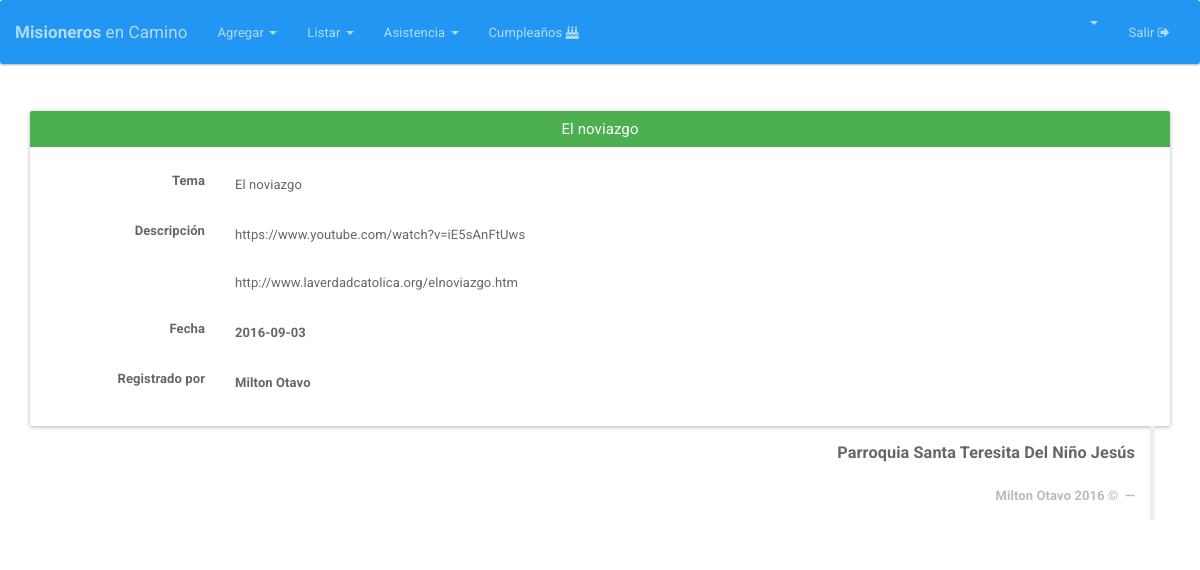
The app's page /Temas/ver/9 (signed in) with its own data.
### tables this page shows
CREATE TABLE IF NOT EXISTS `tema` (
  `ID_TEMA` int(11) NOT NULL AUTO_INCREMENT,
  `TEMA` varchar(50) NOT NULL,
  `DESCRIPCION` text NOT NULL,
  `FECHA` date DEFAULT NULL,
  `USUARIOLOG` bigint(11) NOT NULL,
  `FECHALOG` timestamp NOT NULL DEFAULT CURRENT_TIMESTAMP ON UPDATE CURRENT_TIMESTAMP,
  PRIMARY KEY (`ID_TEMA`),
  KEY `USUARIOLOG` (`USUARIOLOG`)
);

CREATE TABLE IF NOT EXISTS `usuarios` (
  `ID` bigint(255) NOT NULL AUTO_INCREMENT,
  `DOC` int(20) NOT NULL,
  `USER` varchar(30) NOT NULL,
  `PASS` varchar(300) NOT NULL,
  `EMAIL` varchar(40) NOT NULL,
  `ROL` int(1) NOT NULL DEFAULT '0',
  `NOMBRES` varchar(50) NOT NULL,
  `P_APELLIDO` varchar(20) NOT NULL,
  `S_APELLIDO` varchar(20) NOT NULL,
  `GENERO` varchar(1) DEFAULT NULL,
  `FECHA_REGISTRO` date DEFAULT NULL,
  `IMAGEN` text,
  `KEYPASS` varchar(60) DEFAULT NULL,
  `NEWPASS` varchar(60) DEFAULT NULL,
  `ULTIMA_CONEXION` int(32) NOT NULL DEFAULT '0',
  PRIMARY KEY (`ID`)
);

### index.php (called while the page is built, shortened)
<?php
if (isset($_SESSION['app_id'])) {
	require_once "Core/Models/Conexion.php";
}
Core\Config\Enrutador::run(new Core\Config\Request());
?>

### Core/Models/Conexion.php (called while the page is built, shortened)
<?php namespace Core\Models;
	class Conexion{
		private $datos= array (
				"host"=>DB_HOST,
				"user"=>DB_USER,
				"pass"=>DB_PASS,
				"db"=>DB_NAME
			);
		private $db;
		public function __construct()
		{
			$this->db = new \mysqli(
					$this->datos['host'],
					$this->datos['user'],
					$this->datos['pass'],
					$this->datos['db']
				);
			$this->db-> set_charset("utf8");
		}
		public function consultaRetorno($sql){
			$datos = $this->db->query($sql);
			return $datos;
		}
	}
 ?>

### Core/Config/Request.php (called while the page is built, shortened)
<?php namespace Core\Config;
class Request{
	private $metodo;
	private $argumento;
	public function __construct(){
		if(isset($_GET['url'])){
			$ruta = filter_input(INPUT_GET, 'url', FILTER_SANITIZE_URL);
			$ruta = explode("/", $ruta);
			$ruta = array_filter($ruta);
			if($ruta[0] == "index.php"){
				$this->controlador = "Login";
			}else{
				$this->controlador = strtolower(array_shift($ruta));
			}
			$this->metodo = strtolower(array_shift($ruta));
			$this->argumento = $ruta;
		}else{
			$this->controlador = "Login";
			$this->metodo = "index";
		}
	}
	public function getMetodo(){
		return $this->metodo;
	}
	public function getArgumento(){
		return $this->argumento;
	}
}
?>

### Core/Controllers/TemasController.php (called while the page is built, shortened)
<?php namespace Core\Controllers;
class TemasController{
	private $Tema;
	public function __construct(){
		$this->Tema = new Tema();
	}
	public function ver($id){
		$this->Tema->__set("idTema", $id);
		$datos=$this->Tema->view();
		return $datos;
	}
}
?>

### Core/Models/Tema.php (called while the page is built, shortened)
<?php namespace Core\Models;
	class Tema {
		private $idTema;
		private $db;
		public function __construct(){
			$this->db = new Conexion();
		}
		 public function view(){
			$sql="SELECT t.*, u.* FROM tema t  INNER JOIN usuarios u ON t.USUARIOLOG=u.ID  WHERE ID_TEMA='{$this->idTema}'";
			$datos = $this->db->consultaRetorno($sql);
			$row = mysqli_fetch_assoc($datos);
			return $row;
		}
	}
 ?>

### HTML/Temas/ver.php (the view, shortened to what this page needs)
  <html>
  <head>
  	<?php include(HTML_DIR.'/overall/header.php') ?>
  </head>
  <body>
  	<?php include(HTML_DIR.'/overall/nav.php') ?>
  	<div  class="container">
  		<br>
  		<div class="panel panel-success">
  			<div class="panel-heading">
  				<h3 class="panel-title" align="center"> <?php echo  $datos['TEMA'] ;    ?></h3>
  			</div>
  			<div class="panel-body">
  				<div class="row">
			<div class="col-md-12">
				<div class="form-horizontal" >
					<fieldset>
						<div class="form-group">
							<label for="inputNombres" class="col-lg-2 control-label"><b>Tema</b></label>
							<div class="ver col-lg-10">
								<?php echo $datos['TEMA']; ?>
							</div>
						</div>
						<div class="form-group">
							<label for="inputPrimerApellido" class="col-lg-2 control-label"><b>Descripción</b></label>
							<div class="ver col-lg-10">
								<?php echo str_replace("\n", "<br>", $datos['DESCRIPCION']) ; ?>
							</div>
						</div>
						<div class="form-group">
							<label for="inputSegundoApellido" class="col-lg-2 control-label"><b>Fecha<b></label>
							<div class="ver col-lg-10">
								<?php echo $datos['FECHA']; ?>
							</div>
						</div>
						<div class="form-group">
							<label for="inputDireccion" class="col-lg-2 control-label"><b>Registrado por</b></label>
							<div class="ver col-lg-10">
								<?php echo ucwords(strtolower($datos['NOMBRES'] . " " . $datos['P_APELLIDO'])) ; ?>
							</div>
						</div>
					</div>
		</div>
		<div class="col-md-2"></div>
	</div>
</div>
<?php include(HTML_DIR.'/overall/footer.php') ?>
</body>
</html>

### Views/css/general.css (style rules this page uses)
.ver { padding-top:11px; }
label { font-weight: bold; }

### records on screen
tema: TEMA "El noviazgo", DESCRIPCION "https://www.youtube.com/watch?v=iE5sAnFtUws http://www.laverdadcatolica.org/elnoviazgo.htm", FECHA "2016-09-03", usuarios.NOMBRES+P_APELLIDO "Milton Otavo"
